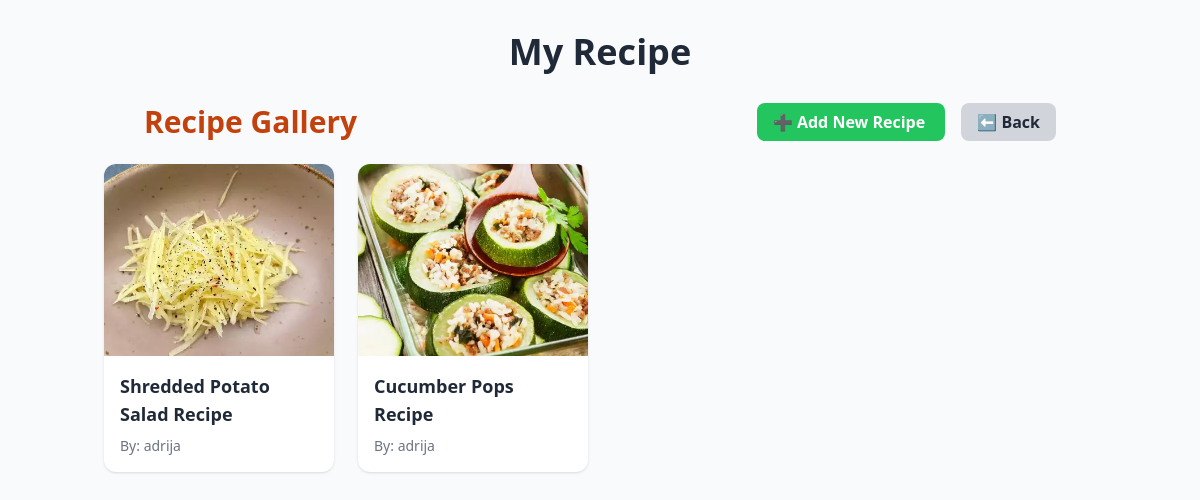
Page /dashboard/my_recipes/ (signed in) on the committed database.
### accounts/models.py (models this page shows, shortened)
class FoodItem(models.Model):
    auth = models.ForeignKey(User, on_delete=models.CASCADE)  # Auth_ID (linked to Django User)
    title = models.CharField(max_length=200)
    short_desc = models.CharField(max_length=500)
    procedure = models.TextField()
    image = models.ImageField(upload_to='food_images/')

### accounts/views.py (the view)
# urls.py: path('dashboard/my_recipes/', my_recipes, name='my_recipes'),
def my_recipes(request):
    if request.user.is_authenticated:
        food_items = FoodItem.objects.filter(auth=request.user)
        template = loader.get_template('my_recipe.html')
        context = {'food_items': food_items}
        return HttpResponse(template.render(context, request))
    else:
        messages.info(request, "You need to login first")
        return redirect('/login')

### accounts/templates/my_recipe.html (shortened to what this page needs)
<!DOCTYPE html>
<html lang="en">
<head>
  <script src="https://cdn.tailwindcss.com"></script>
</head>
<body class="bg-gray-50 text-gray-800">
  <div class="container mx-auto px-4 py-8">
    <h1 class="text-4xl font-bold mb-8 text-center">My Recipe</h1>
    <div class="flex justify-between items-center mb-6 px-4 md:px-10">
      <h2 class="text-3xl font-bold text-orange-700">Recipe Gallery</h2>
      <div class="space-x-4">
        <a href="{% url 'add_recipe' %}"
           class="bg-green-500 hover:bg-green-600 text-white font-semibold py-2 px-4 rounded-lg transition duration-200">
          ➕ Add New Recipe
        </a>
        <a href="/dashboard"
           class="bg-gray-300 hover:bg-gray-400 text-gray-800 font-semibold py-2 px-4 rounded-lg transition duration-200">
          ⬅️ Back
        </a>
      </div>
    </div>
    <div class="grid grid-cols-1 sm:grid-cols-2 md:grid-cols-3 lg:grid-cols-4 gap-6">
      {% for item in food_items %}
      <a href="{{item.id}}">
        <div class="bg-white rounded-xl shadow hover:shadow-xl transition duration-300">
          <img src="{{ item.image.url }}" alt="{{ item.title }}" class="w-full h-48 object-cover rounded-t-xl">
          <div class="p-4">
            <h2 class="text-lg font-semibold mb-2">{{ item.title }}</h2>
            <p class="text-sm text-gray-500">By: {{ item.auth.username }}</p>
          </div>
        </div>
      </a>
      {% endfor %}
    </div>
  </div>
</body>
</html>

### rows in the picture
FoodItem: image (picture), title "Shredded Potato Salad Recipe", auth.username "adrija"
FoodItem: image (picture), title "Cucumber Pops Recipe", auth.username "adrija"
